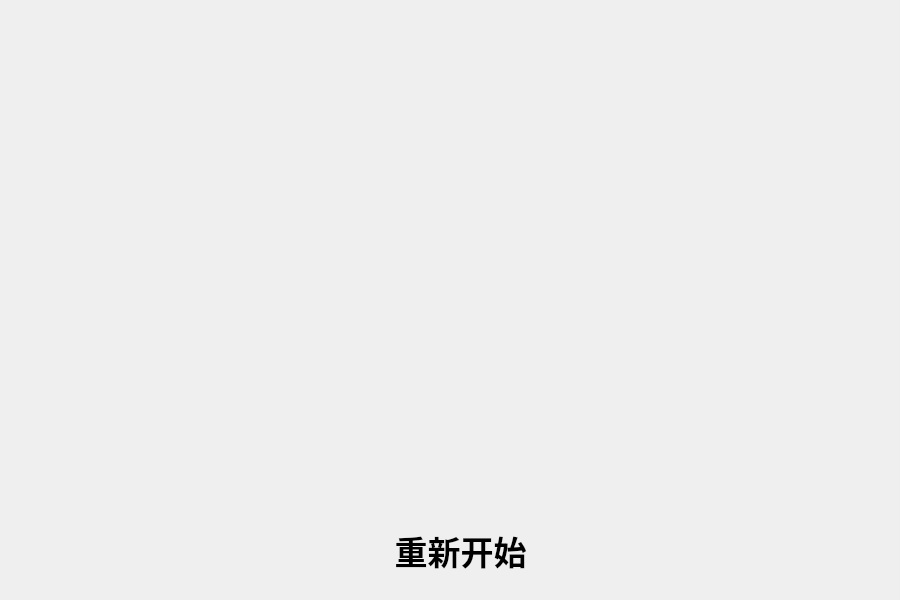
<?xml version="1.0" encoding="UTF-8"?>
<ui version="4.0">
 <class>GameOver</class>
 <widget class="QWidget" name="GameOver">
  <property name="geometry">
   <rect>
    <x>0</x>
    <y>0</y>
    <width>900</width>
    <height>600</height>
   </rect>
  </property>
  <property name="windowTitle">
   <string>Form</string>
  </property>
  <widget class="QLabel" name="lb_gameOver">
   <property name="geometry">
    <rect>
     <x>0</x>
     <y>0</y>
     <width>900</width>
     <height>600</height>
    </rect>
   </property>
   <property name="text">
    <string/>
   </property>
  </widget>
  <widget class="MyButtonGameStart" name="pb_returnGameStart">
   <property name="geometry">
    <rect>
     <x>250</x>
     <y>500</y>
     <width>421</width>
     <height>101</height>
    </rect>
   </property>
   <property name="font">
    <font>
     <family>华文新魏</family>
     <pointsize>25</pointsize>
     <weight>75</weight>
     <bold>true</bold>
    </font>
   </property>
   <property name="text">
    <string>重新开始</string>
   </property>
   <property name="flat">
    <bool>true</bool>
   </property>
  </widget>
 </widget>
 <customwidgets>
  <customwidget>
   <class>MyButtonGameStart</class>
   <extends>QPushButton</extends>
   <header>mybuttongamestart.h</header>
  </customwidget>
 </customwidgets>
 <resources/>
 <connections/>
</ui>
